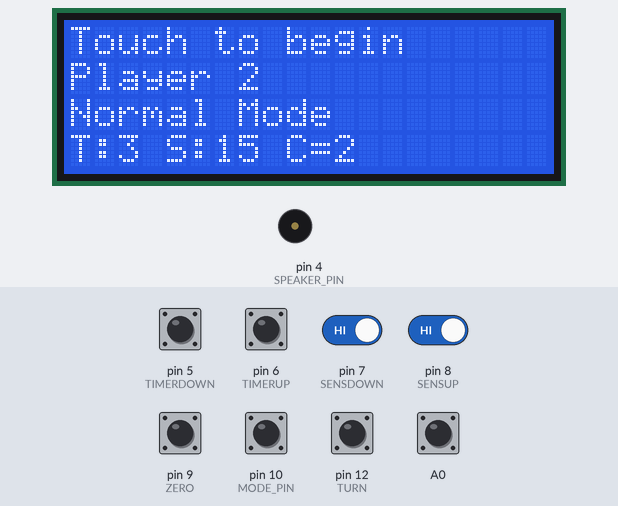
Simulated run of this sketch. Board: Arduino Uno, built with avr-gcc and run on an emulated ATmega328P. Parts: 20×4 character LCD, buzzer (waves = sounding). Inputs (shaded band) come from the test bench; at power-on: A0, pin 5 (TIMERDOWN), pin 6 (TIMERUP), pin 7 (SENSDOWN), pin 8 (SENSUP), pin 9 (ZERO), pin 10 (MODE_PIN), pin 12 (TURN) HIGH. What the sketch prints to the serial monitor is not drawn.

Above: at 1.4 s.
1.5 s: A0 pulled LOW for 0.15 s
At 2.3 s:
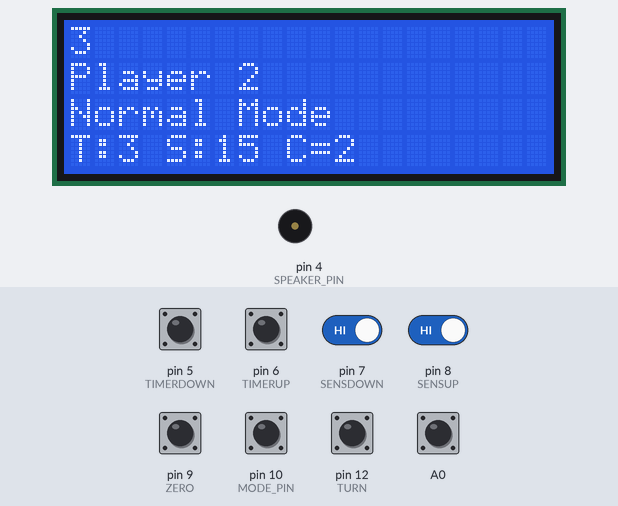
4.6 s: pin 10 (MODE_PIN) pulled LOW for 1 s
At 6.7 s:
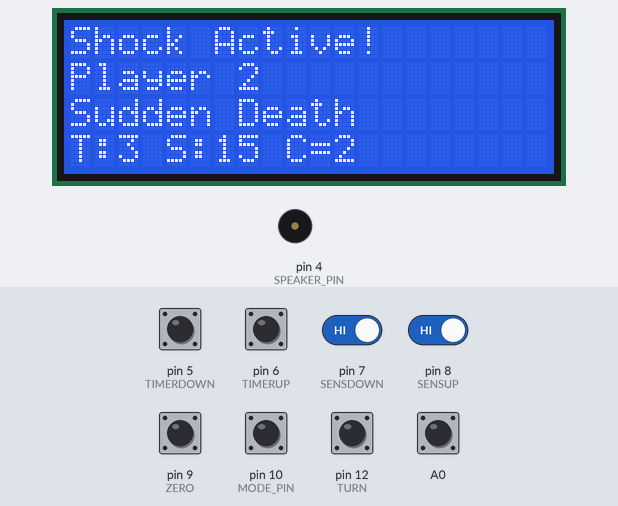
7.1 s: pin 12 (TURN) pulled LOW for 0.15 s
At 8.0 s:
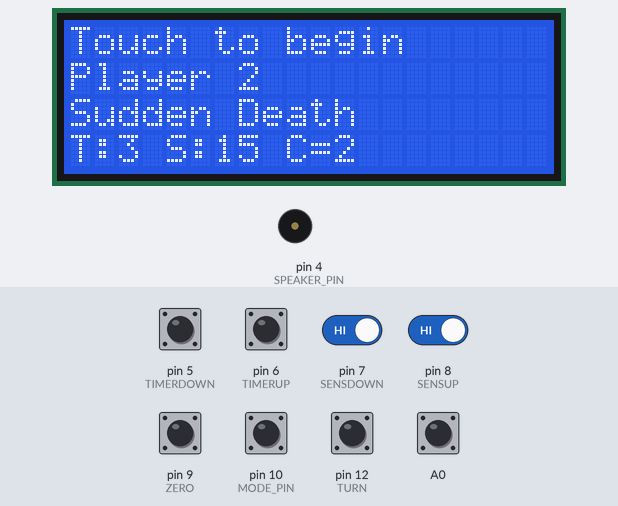
8.8 s: pin 7 (SENSDOWN) driven LOW
At 10.6 s:
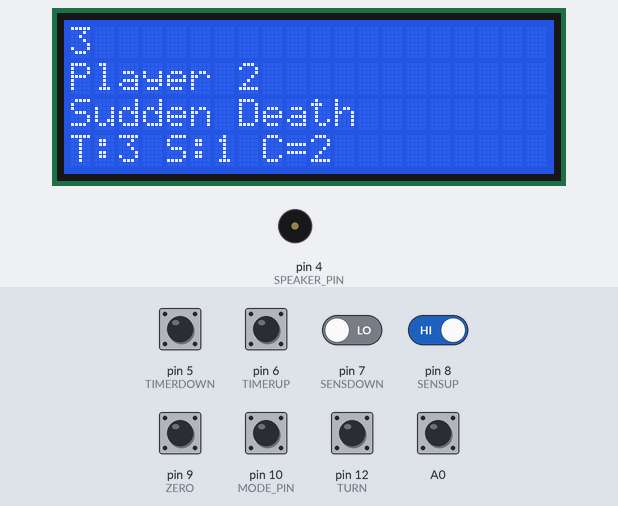
11.8 s: pin 8 (SENSUP) driven LOW
14.8 s: pin 9 (ZERO) pulled LOW for 0.15 s
At 15.7 s:
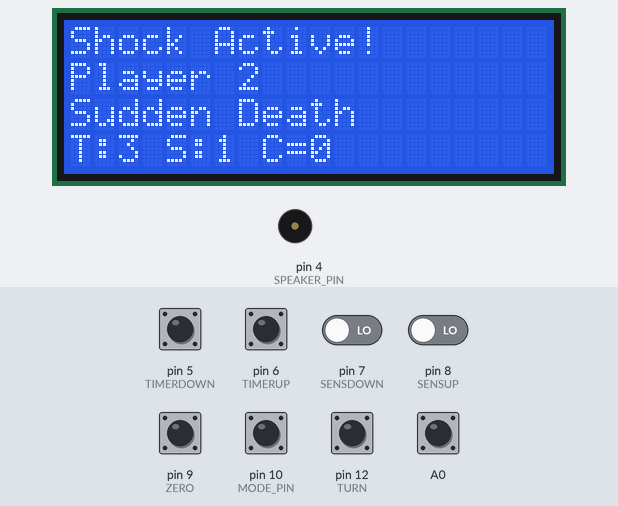
Timing chart, 0 to 17.5 s (numbered marks = the images above; inputs shaded):
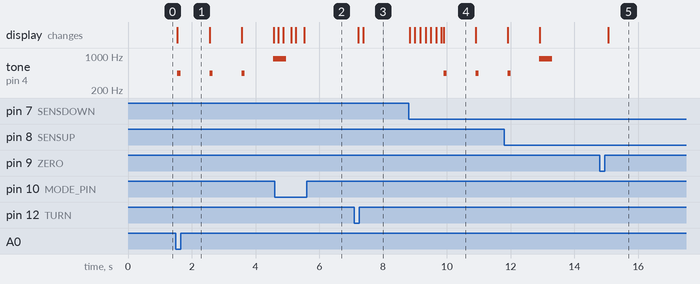

The sketch:

electro_jenga.ino
```cpp
// (licence header left out)
#include <ADCTouch.h>
#include <Wire.h>
#include <LCD.h>
#include <LiquidCrystal_I2C.h>
//#include "pitches.h"
#define I2C_ADDR 0x27 // Define I2C Address where the SainSmart LCD is
#define BACKLIGHT_PIN 3

//Defines for our Inputs/Outputs:

#define BEGIN 0
#define COUNTDOWN 1
#define ACTIVE 2

#define TEST 11
#define TIMERUP 6
#define TIMERDOWN 5
#define SENSUP 8
#define SENSDOWN 7
#define ZERO 9
#define TURN 12
#define SPEAKER_PIN 4
#define MODE_PIN 10
#define RELAY1 0
#define RELAY2 1
#define NORMAL 0
#define DEATH 1
#define CAP_READ A0


//LiquidCrystal_I2C lcd(I2C_ADDR,En_pin,Rw_pin,Rs_pin,D4_pin,D5_pin,D6_pin,D7_pin);
LiquidCrystal_I2C lcd(I2C_ADDR,2,1,0,4,5,6,7);

byte state = BEGIN;
byte player = 0;
int ref;
int timer = 3;
int threshold = 15;

byte mode = NORMAL;
unsigned long inputStateMillis = 0;
const long inputStateInterval = 150;

void setup() {

    pinMode(RELAY1,OUTPUT);
    pinMode(RELAY2,OUTPUT);
    digitalWrite(RELAY1,HIGH);
    digitalWrite(RELAY2,HIGH);

    for (int i = 5; i < 13; i++){
        pinMode(i , INPUT_PULLUP);
    }

    lcd.begin (20, 4);
// Switch on the backlight
    lcd.setBacklightPin(3,POSITIVE);
    lcd.setBacklight(HIGH);
    lcd.home();
    lcd.clear();

    Serial.begin(9600);

    ref = ADCTouch.read(A0, 1000) - 2;    //create reference values to
    lcd.setCursor(0,0);
    lcd.print("Touch to begin");


}

void loop() {


    int value = ADCTouch.read(A0);   //no second parameter
    value -= ref;       //remove offset
      Serial.print(value);    //send (boolean) pressed or not pressed
      Serial.println("\t");

    unsigned long currentMillis = millis();

    if (currentMillis - inputStateMillis >= inputStateInterval) {
        inputStateMillis = currentMillis;
        //Check our timer, sensitivity, and player turn button
        if (digitalRead( TIMERUP ) == 0){timer++;;}
        if (digitalRead( TIMERDOWN ) == 0){timer--;}
        if (digitalRead( SENSUP) == 0){ threshold += 2;}
        if (digitalRead( SENSDOWN) == 0){ threshold -= 2;}
        if (digitalRead( ZERO) == 0){ ref = ADCTouch.read(CAP_READ); }

        if (digitalRead( TURN ) == 1 && player == 0) {
          player = 1;
          state = BEGIN;
          allOff();
        }

        if (digitalRead( TURN ) == 0 && player == 1) {
          player = 0;
          state = BEGIN;
          allOff();
        }

        if (digitalRead( MODE_PIN ) == 0){
          if (mode == NORMAL){ mode = DEATH; }
          else (mode = NORMAL);
        }

      //Update LCD w/State info
//      clearLine(3,10,20);
      lcd.setCursor(0,3);
      lcd.print("T:");
      lcd.print(timer);
      lcd.print(" S:");
      lcd.print(threshold);
      lcd.print(" C=");
      lcd.print(value);
      lcd.print("   ");
      lcd.setCursor(0,2);
      if (mode == NORMAL){ lcd.print("Normal Mode    ");}
      else {lcd.print("Sudden Death    ");}

    }


//Print out state info
    if ( state == BEGIN ) {
      lcd.setCursor(0,0);
      lcd.print("Touch to begin");
      lcd.setCursor(0,1);
      lcd.print("Player ");
      lcd.print(player+1);

      if ( value > threshold ){
        state = COUNTDOWN;
      }

    }

    if ( state == COUNTDOWN ) {
      clearLine(0,0,20);
      for (int i = 0; i < timer; i++){
        lcd.setCursor(0,0);
        lcd.print(timer-i);
        lcd.print("   ");
        tone(SPEAKER_PIN , 440, 100);
        delay(1000);
      }
      tone(SPEAKER_PIN , 880 , 400);
      lcd.setCursor(0,0);
      lcd.print("Shock Active!");
      state = ACTIVE;
    }

    if ( state == ACTIVE ) {
      if (mode == NORMAL){
        if (value > threshold){
          if (player == 0) {
            digitalWrite(RELAY1 , LOW);
          }
          else {
            digitalWrite(RELAY2 , LOW);
          }
        }
        else {
          digitalWrite(RELAY1 , HIGH);
          digitalWrite(RELAY2 , HIGH);
        }
        delay(100);
      }
     else {
          if (player == 0) {
            digitalWrite(RELAY1 , LOW);
          }
          else {
            digitalWrite(RELAY2 , LOW);
         }
     }
   }
}


void clearLine(int line, int beg, int stp){
  lcd.setCursor(beg,line);
  for (int i=beg; i < stp ; i++){
    lcd.print(" ");
  }
}

void allOff(){
          digitalWrite(RELAY1 , HIGH);
          digitalWrite(RELAY2 , HIGH);
}
```

Measured:
- after the input at 1.5 s, tone on pin 4 (SPEAKER_PIN): silent → 440 Hz after 0.05 s, then repeats every 1.0 s: silent 0.90 s, 440 Hz 0.10 s; the display: changes after 0.05 s (image 1)
- after the input at 4.6 s, the display: changes after 0.11 s (image 2)
- after the input at 7.1 s, the display: first changes after 0.11 s (image 3 shows a later state)
- after the input at 8.8 s, tone on pin 4 (SPEAKER_PIN): alternates 440 Hz for 0.10 s and silent for 0.90 s, starting after 1.1 s; the display: first changes at once (image 4 shows a later state)
- after the input at 14.8 s, the display: changes after 0.27 s (image 5)
